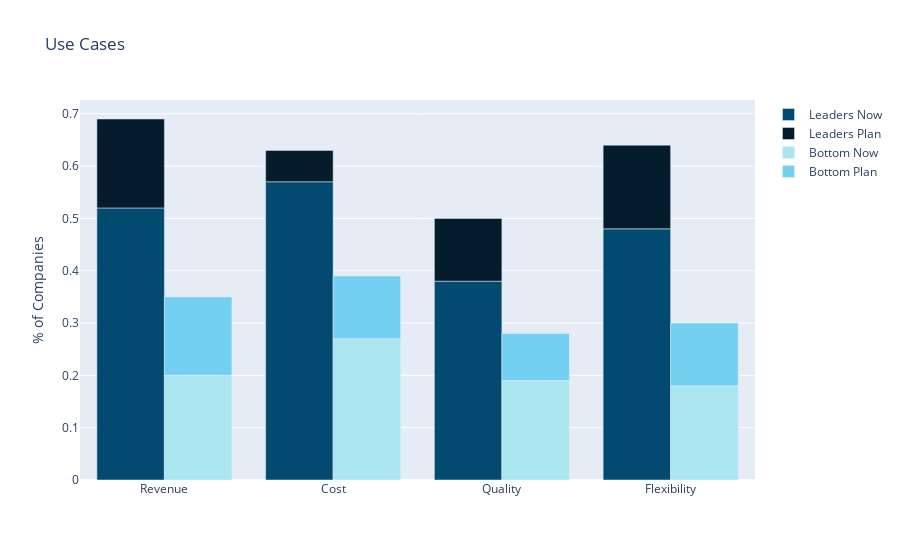

The cell this chart's notebook holds for it:
### Code cell
stackData = {
    "Leaders Now":[.52, .57, .38, .48],
    "Bottom Now": [.20,  .27, .19, .18],
    # Use differece
    "Leaders Plan": [.17, .06, .12,  .16],
    "Bottom Plan":[.15,.12,.09,.12],
    "labels": [
        "Revenue",
        "Cost",
        "Quality",
        "Flexibility"
    ]
}

fig3 = go.Figure(
    data=[
        go.Bar(
            name="Leaders Now",
            x=stackData["labels"],
            y=stackData["Leaders Now"],
            offsetgroup=0,
            marker_color = '#024a70'
        ),
        go.Bar(
            name="Leaders Plan",
            x=stackData["labels"],
            y=stackData["Leaders Plan"],
            offsetgroup=0,
            base=stackData["Leaders Now"],
            marker_color = '#051c2c'
        ),
        go.Bar(
            name="Bottom Now",
            x=stackData["labels"],
            y=stackData["Bottom Now"],
            offsetgroup=1,
            marker_color = '#abe5f0'
        ),
        go.Bar(
            name="Bottom Plan",
            x=stackData["labels"],
            y=stackData["Bottom Plan"],
            offsetgroup=1,
            base=stackData["Bottom Now"],
            marker_color = '#74d0f0'
        )
    ],
    layout=go.Layout(
        title="Use Cases",
        yaxis_title="% of Companies"
    )
)
fig3.show()

### Figure 1 — Plotly figure (JSON) as saved in the notebook; plotly's stock layout.template omitted (floating-point values rounded to 4 significant figures)
{"data": [{"marker": {"color": "#024a70"}, "name": "Leaders Now", "offsetgroup": "0", "type": "bar", "x": ["Revenue", "Cost", "Quality", "Flexibility"], "y": [0.52, 0.57, 0.38, 0.48]}, {"base": [0.52, 0.57, 0.38, 0.48], "marker": {"color": "#051c2c"}, "name": "Leaders Plan", "offsetgroup": "0", "type": "bar", "x": ["Revenue", "Cost", "Quality", "Flexibility"], "y": [0.17, 0.06, 0.12, 0.16]}, {"marker": {"color": "#abe5f0"}, "name": "Bottom Now", "offsetgroup": "1", "type": "bar", "x": ["Revenue", "Cost", "Quality", "Flexibility"], "y": [0.2, 0.27, 0.19, 0.18]}, {"base": [0.2, 0.27, 0.19, 0.18], "marker": {"color": "#74d0f0"}, "name": "Bottom Plan", "offsetgroup": "1", "type": "bar", "x": ["Revenue", "Cost", "Quality", "Flexibility"], "y": [0.15, 0.12, 0.09, 0.12]}], "layout": {"title": {"text": "Use Cases"}, "yaxis": {"title": {"text": "% of Companies"}}}}
